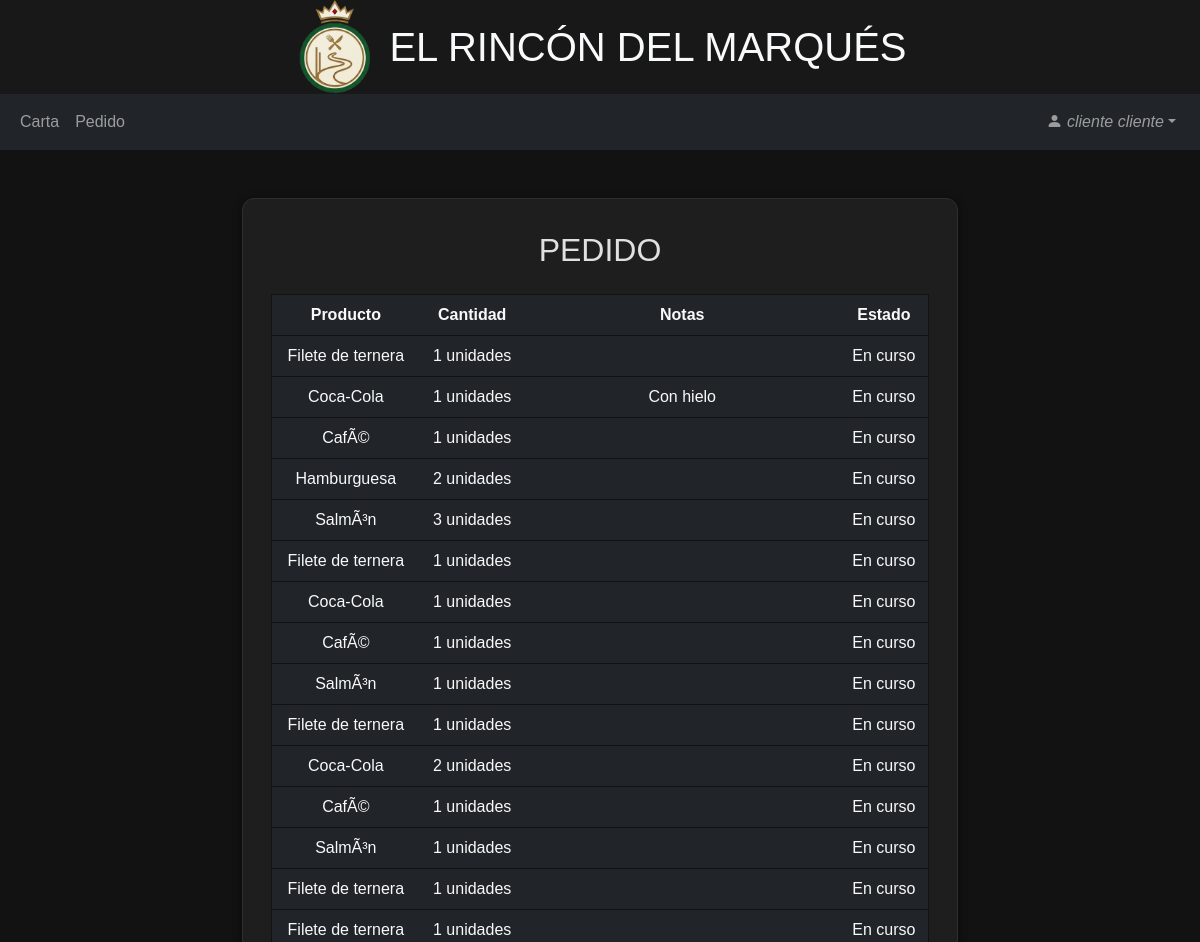
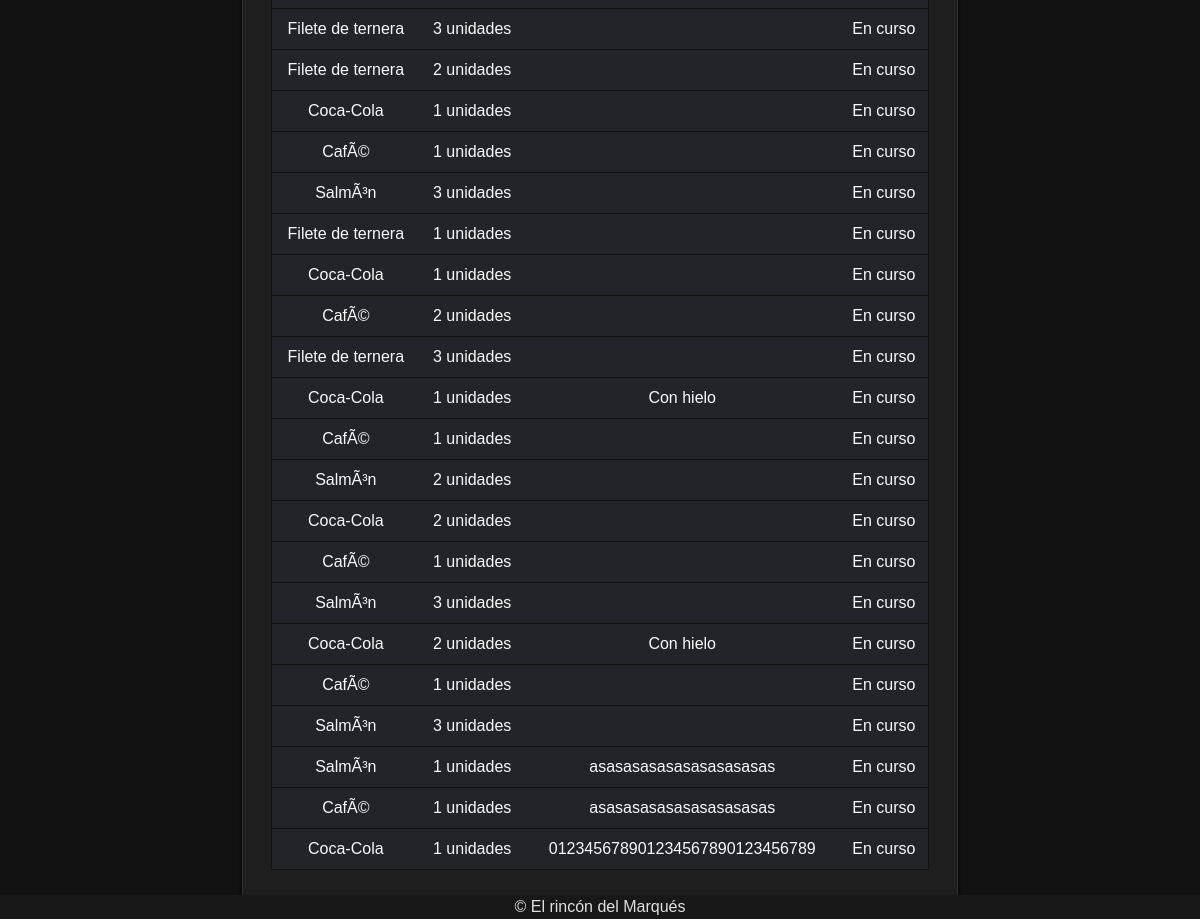
The page /cliente/pedido.php (signed in) on the database its author committed (2 pictures, top to bottom).
### tables this page shows
CREATE TABLE `pedidoproducto` (
  `idLinea` int(11) NOT NULL,
  `idPedido` int(11) NOT NULL,
  `idProducto` int(11) NOT NULL,
  `cantidad` int(11) NOT NULL,
  `estado` int(11) NOT NULL COMMENT '0-En curso 1-Entregado',
  `comentario` varchar(255) NOT NULL
);

CREATE TABLE `producto` (
  `id` int(11) NOT NULL,
  `nombre` varchar(255) NOT NULL,
  `precio` decimal(10,2) NOT NULL,
  `stock` int(11) NOT NULL,
  `estado` int(11) NOT NULL COMMENT '0-Normal 1-Deshabilitado',
  `categoria` int(11) NOT NULL
);

### cliente/pedido.php (the view, shortened to what this page needs)
<?php
include("../head.php");
?>
<body>
    <?php
    include("../header.php");
    ?>
    <?php
    include("navbarCliente.php");
    ?>
    <section class="d-flex align-items-center">
        <div class="container mt-5">
            <div class="row justify-content-center">
                <div class="col col-md-10 col-lg-9 col-xl-8">
                    <div class="row justify-content-center caja text-center p-3">
                        <div class="col-12 mt-3 mb-3">
                            <h2>PEDIDO</h2>
                        </div>
                        <div class="col-12 mb-3 table-responsive">
                            <table class="table tabla table-dark text-light">
                                <tr>
                                    <th>Producto</th>
                                    <th>Cantidad</th>
                                    <th>Notas</th>
                                    <th>Estado</th>
                                </tr>
                                <?php
                                include("../conexion.php");
                                $dni = $_SESSION['dni'];
                                $consulta = "SELECT numMesa FROM pedido WHERE dni='$dni' AND estado=1";
                                $result = mysqli_query($conn,$consulta);
                                $row = mysqli_fetch_assoc($result);
                                $mesa = $row['numMesa'];
                                $consulta = "SELECT idProducto, cantidad, estado, idLinea, comentario FROM pedidoproducto WHERE idPedido IN(SELECT id FROM pedido WHERE NOT estado=2 AND numMesa='$mesa')";
                                $result = mysqli_query($conn, $consulta);
                                while ($row = mysqli_fetch_assoc($result)) {
                                    $cantidad = $row['cantidad'];
                                    $id = $row['idProducto'];
                                    $estado = $row['estado'];
                                    $comentario = $row['comentario'];
                                    if ($estado == 0)
                                        $cambiar = "En curso";
                                    else
                                        $cambiar = "Entregado";
                                    $consulta2 = "SELECT nombre FROM producto WHERE id='$id'";
                                    $result2 = mysqli_query($conn, $consulta2);
                                    $row2 = mysqli_fetch_assoc($result2);
                                    $producto = $row2['nombre'];
                                    echo ("
                                    <tr>
                                    <td>$producto</td>
                                    <td>$cantidad unidades</td>
                                    ");
                                    if ($comentario!="")
                                        echo ("<td>$comentario</td>");
                                    else
                                        echo("<td></td>");
                                    echo("
                                    <td>$cambiar</td>
                                    </tr>
                                    ");
                                }
                                ?>
                            </table>
                        </div>
                    </div>
                </div>
            </div>
        </div>
    </section>
    <?php
    include("../footer.php");
    ?>
</body>
</html>

### styles.css (style rules this page uses)
body { font-family: Arial, sans-serif; color: #E0E0E0; background-color: #121212; }
section { min-height: 70vh; }
.caja { background-color: #1E1E1E; box-shadow: 0 2px 8px rgba(0,0,0,0.5); border: 1px solid #2E2E2E; border-radius: 12px; margin: 0px 10px; }
.tabla { border: 1px solid #121212; }

### rows shown on the page
pedidoproducto: idProducto.nombre "Filete de ternera", cantidad "1", estado "En curso"
pedidoproducto: idProducto.nombre "Coca-Cola", cantidad "1", comentario "Con hielo", estado "En curso"
pedidoproducto: idProducto.nombre "CafÃ©", cantidad "1", estado "En curso"
pedidoproducto: idProducto.nombre "Hamburguesa", cantidad "2", estado "En curso"
pedidoproducto: idProducto.nombre "SalmÃ³n", cantidad "3", estado "En curso"
pedidoproducto: idProducto.nombre "Filete de ternera", cantidad "1", estado "En curso"
pedidoproducto: idProducto.nombre "Coca-Cola", cantidad "1", estado "En curso"
pedidoproducto: idProducto.nombre "CafÃ©", cantidad "1", estado "En curso"
pedidoproducto: idProducto.nombre "SalmÃ³n", cantidad "1", estado "En curso"
pedidoproducto: idProducto.nombre "Filete de ternera", cantidad "1", estado "En curso"
pedidoproducto: idProducto.nombre "Coca-Cola", cantidad "2", estado "En curso"
pedidoproducto: idProducto.nombre "CafÃ©", cantidad "1", estado "En curso"
pedidoproducto: idProducto.nombre "SalmÃ³n", cantidad "1", estado "En curso"
pedidoproducto: idProducto.nombre "Filete de ternera", cantidad "1", estado "En curso"
pedidoproducto: idProducto.nombre "Filete de ternera", cantidad "1", estado "En curso"
pedidoproducto: idProducto.nombre "Filete de ternera", cantidad "3", estado "En curso"
pedidoproducto: idProducto.nombre "Filete de ternera", cantidad "2", estado "En curso"
pedidoproducto: idProducto.nombre "Coca-Cola", cantidad "1", estado "En curso"
pedidoproducto: idProducto.nombre "CafÃ©", cantidad "1", estado "En curso"
pedidoproducto: idProducto.nombre "SalmÃ³n", cantidad "3", estado "En curso"
pedidoproducto: idProducto.nombre "Filete de ternera", cantidad "1", estado "En curso"
pedidoproducto: idProducto.nombre "Coca-Cola", cantidad "1", estado "En curso"
pedidoproducto: idProducto.nombre "CafÃ©", cantidad "2", estado "En curso"
pedidoproducto: idProducto.nombre "Filete de ternera", cantidad "3", estado "En curso"
pedidoproducto: idProducto.nombre "Coca-Cola", cantidad "1", comentario "Con hielo", estado "En curso"
pedidoproducto: idProducto.nombre "CafÃ©", cantidad "1", estado "En curso"
pedidoproducto: idProducto.nombre "SalmÃ³n", cantidad "2", estado "En curso"
pedidoproducto: idProducto.nombre "Coca-Cola", cantidad "2", estado "En curso"
pedidoproducto: idProducto.nombre "CafÃ©", cantidad "1", estado "En curso"
pedidoproducto: idProducto.nombre "SalmÃ³n", cantidad "3", estado "En curso"
pedidoproducto: idProducto.nombre "Coca-Cola", cantidad "2", comentario "Con hielo", estado "En curso"
pedidoproducto: idProducto.nombre "CafÃ©", cantidad "1", estado "En curso"
pedidoproducto: idProducto.nombre "SalmÃ³n", cantidad "3", estado "En curso"
pedidoproducto: idProducto.nombre "SalmÃ³n", cantidad "1", comentario "asasasasasasasasasasas", estado "En curso"
pedidoproducto: idProducto.nombre "CafÃ©", cantidad "1", comentario "asasasasasasasasasasas", estado "En curso"
pedidoproducto: idProducto.nombre "Coca-Cola", cantidad "1", comentario "012345678901234567890123456789", estado "En curso"

### other values the page prints
$_SESSION['name'] "cliente cliente"
